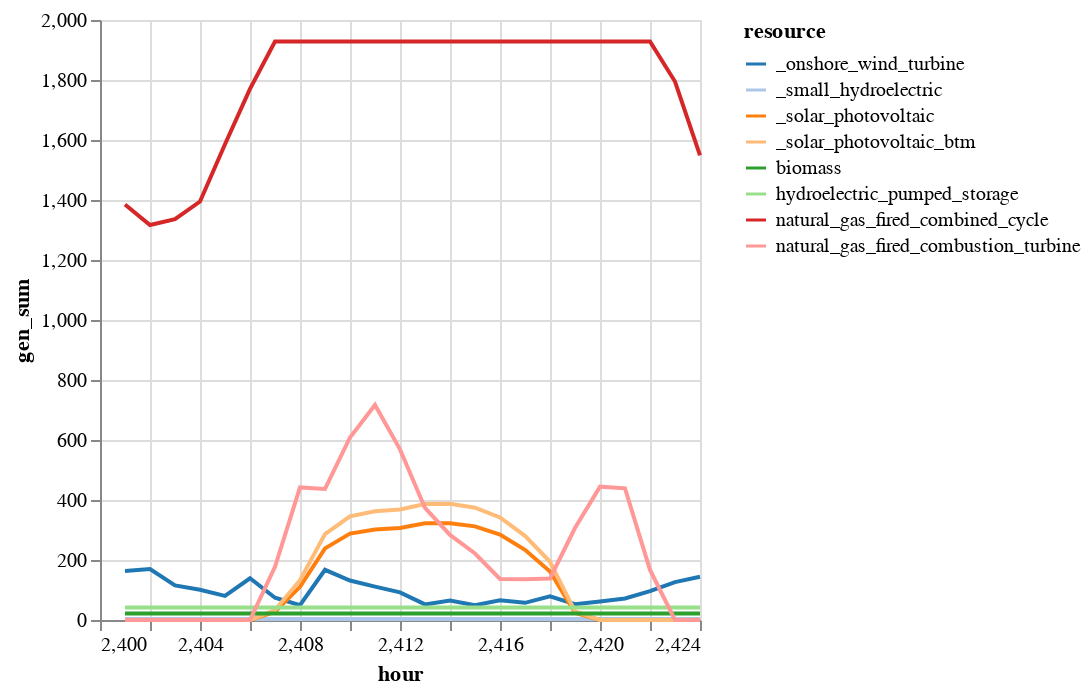

The code cell stored with this chart in its notebook:
### Markdown cell above
**Plot charts**

We use the [VegaLite](https://www.queryverse.org/VegaLite.jl/stable/) library to make some fancier plots.

We also introduce the pipe operator `|>`, a helpful syntax that "pipes" the data on the left into the first argument of the function on the right. (Some more examples are [here](https://syl1.gitbook.io/julia-language-a-concise-tutorial/useful-packages/pipe).)

### Code cell
sol_gen_btm |>
@vlplot(:line, 
    x=:hour, y=:gen_sum, 
    color={"resource:n", scale={scheme="category20"}})

### Figure 1 — Vega-Lite specification as saved in the notebook (floating-point values rounded to 4 significant figures; data arrays with more than 128 entries replaced by an {"elided": "..."} marker saying what was removed)
{"data": {"values": {"elided": "192 records"}}, "encoding": {"color": {"field": "resource", "scale": {"scheme": "category20"}, "type": "nominal"}, "x": {"field": "hour", "type": "quantitative"}, "y": {"field": "gen_sum", "type": "quantitative"}}, "mark": "line"}
